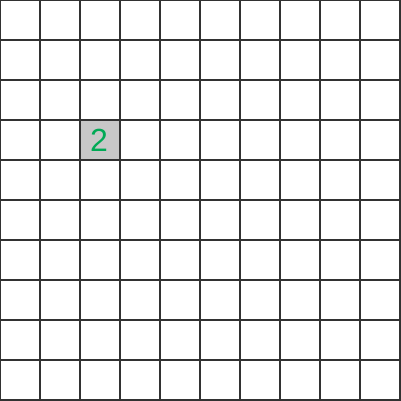
Frame 1 (no input)
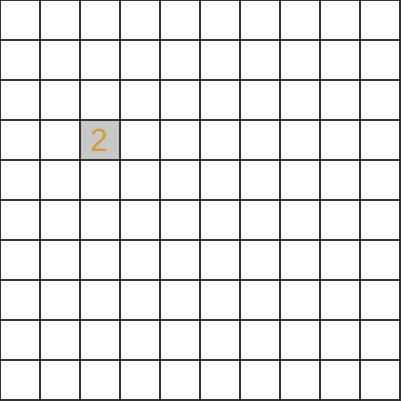
Frame 60 (no input)
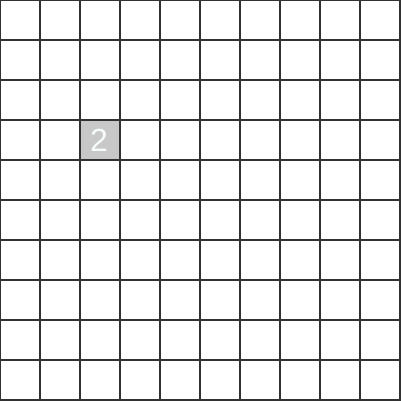
Frame 120 (the mouse pressed at the canvas centre since frame 60)

The p5.js sketch that drew these frames (run headless with seeded random() and noise() and a simulated clock; from frame 60 on, the mouse is pressed at the canvas centre):

// p5.js sketch
// ── sketch.js
// Maor Assayag
// MineSweeper Game, 40 slots (change by defined w)

var cells;
var cols ;
var rows ;
var w = 40;
var randomChoose = 0;
var gameOver = false;
var c = 170;

function setup() {
    createCanvas(401,401);
    cols = floor(width/w);
    rows = floor(height/w);
    cells = make2DArray(cols,rows);
    intializeArray();
}

function draw() {
    background(255);
    if (frameCount%60==0) {c = floor(random(100,255));}
    for (var i = 0; i < cols; i++){
        for (var j = 0; j < rows; j++){
            cells[i][j].show(c);
        }
    }
    if (gameOver){
        noStroke();
        fill(170,220);
        rect(width/4,height/2,200,50,100);
        fill('sky');
        noStroke();
        textSize(36);
        text("Press", width/2 - 45, height/2 + 35);
    }
}

function intializeArray(){
    randomChoose = 0;
   for (var i = 0; i < cols; i++){
        for (var j = 0; j < rows; j++){
            cells[i][j] = new Cell(i * w, j * w, w);
        }
    }
    var index = floor(random(0,cols)); // to make it reveal
    for (var i = 0; i < cols; i++){
        for (var j = 0; j < rows; j++){
            if(!cells[i][j].bomb){ 
                cells[i][j].neighboors();  
                if (i==index && randomChoose!=1 && random(1)>0.6){
                    randomChoose = 1;
                    cells[i][j].revealed = true;
                }
            }
        }
        if (i==index && randomChoose==0){index = (index+1) % cols;}
    } 
}

function mousePressed() {
    if (!gameOver){
        for (var i = 0; i < cols; i++){
            for (var j = 0; j < rows; j++){
                if(cells[i][j].contains(mouseX,mouseY)){
                    cells[i][j].reveled();
                    if (cells[i][j].gameOver){
                        gameOver = true;
                    }
                } 
            }
        }
    }
    else {
        gameOver = false;
        intializeArray();
    }
}

function make2DArray(cols,rows){
    var arr = new Array(cols);
    for (var i = 0; i < cols; i++){
        arr[i] = new Array(rows);
    }
    return arr;
}
// ── cell.js
function Cell(x,y,w) {
    if (random(1)<0.25){
        this.bomb = true;
    }
    else {this.bomb = false;}
    this.revealed = false;
    this.x = x;
    this.y = y;
    this.w = w;
    this.gameOver = false;
    this.numOfNeibghoors = 0; // for bomb it will be 0
}

Cell.prototype.show = function(c){
    stroke(50); //color
    strokeWeight(2);
    noFill();
    if (!this.revealed) {rect(this.x,this.y,this.w,this.w);}
    if (this.revealed && !this.bomb){
        fill(200);
        rect(this.x,this.y,this.w,this.w);
        fill(140);
        if (this.numOfNeibghoors!=0){
            noStroke();
            fill(c*3%255,c,c*2%255);
            textSize(32);
            text(this.numOfNeibghoors, this.x + this.w/4, this.y+this.w/1.3);
        }
    }
    
    if (this.revealed && this.bomb){
        rect(this.x,this.y,this.w,this.w);
        fill(140);
        noStroke();
        ellipse(this.x+this.w*0.5,this.y+this.w*0.5,this.w*0.5);
    }
    
}

Cell.prototype.contains = function(x, y){
    return (x > this.x && x < this.x + this.w && y > this.y && y < this.y + this.w);
}

Cell.prototype.reveled = function(){
    this.revealed = true;
    if (!this.bomb && this.numOfNeibghoors==0){
        var indexX = this.x/this.w;
        var indexY = this.y/this.w;
        for (var i = -1; i <= 1; i++){
            for (var j = -1; j <= 1; j++){
                if (i+indexX >= 0 && i+indexX < cols && j+indexY >= 0 && j+indexY < rows){
                    if (!cells[i+indexX][j+indexY].bomb && !cells[i+indexX][j+indexY].revealed && cells[i+indexX][j+indexY].numOfNeibghoors==0){
                        cells[i+indexX][j+indexY].reveled();
                    }
                }
            }
        }
    }
    if (this.bomb){
        for (var i = 0; i < cols; i++){
            for (var j = 0; j < rows; j++){
                cells[i][j].revealed = true;
                this.gameOver = true;
            } 
        }
    }
}

Cell.prototype.neighboors = function(){
    var sum = 0;
    var indexX = this.x/this.w;
    var indexY = this.y/this.w;
    for (var i = -1; i <= 1; i++){
        for (var j = -1; j <= 1; j++){
            if (i+indexX >= 0 && i+indexX < cols && j+indexY >= 0 && j+indexY < rows){
                if (cells[i+indexX][j+indexY].bomb){
                    sum++;
                }
            }
        }
    }
    this.numOfNeibghoors = sum;
}
